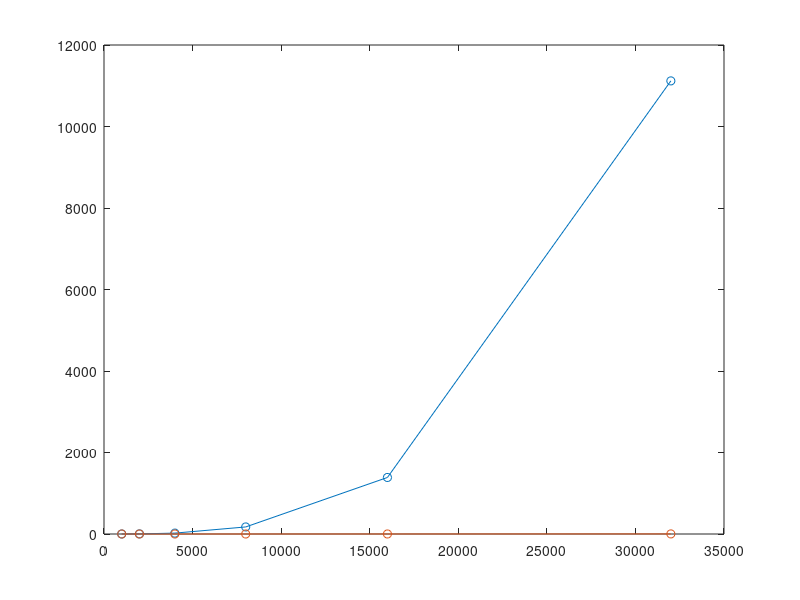
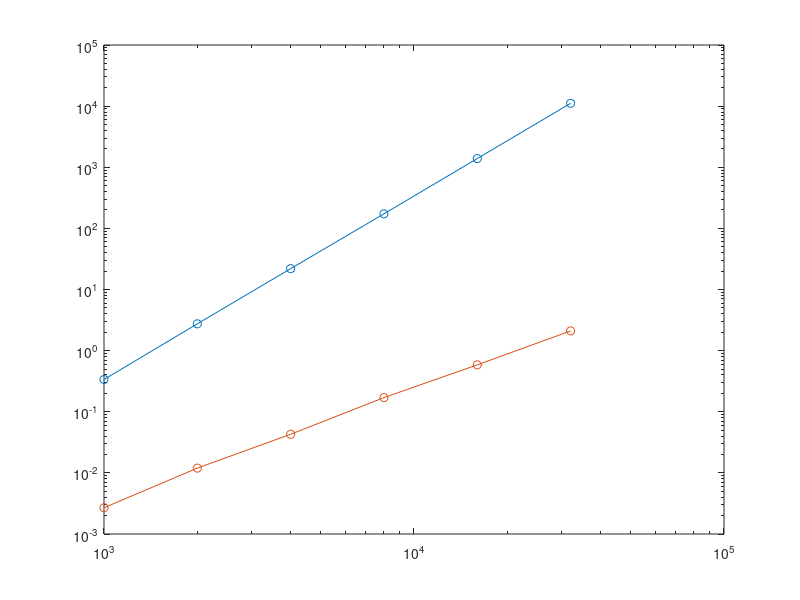

The MATLAB script that drew these images, in order:
x  = [1000, 2000, 4000, 8000, 16000, 32000];
y1 = [0.336962, 2.74403, 21.9145, 173.1, 1387.35, 11119.2];
y2 = [0.00269, 0.011959, 0.042832, 0.170507, 0.584651, 2.10087];


figure(1)
plot(x, y1, '-o', x, y2, '-o');
% ylim([0 50])
% axis([0 2^5 * 10 0 200])
figure(2)
loglog(x, y1, '-o', x, y2, '-o');